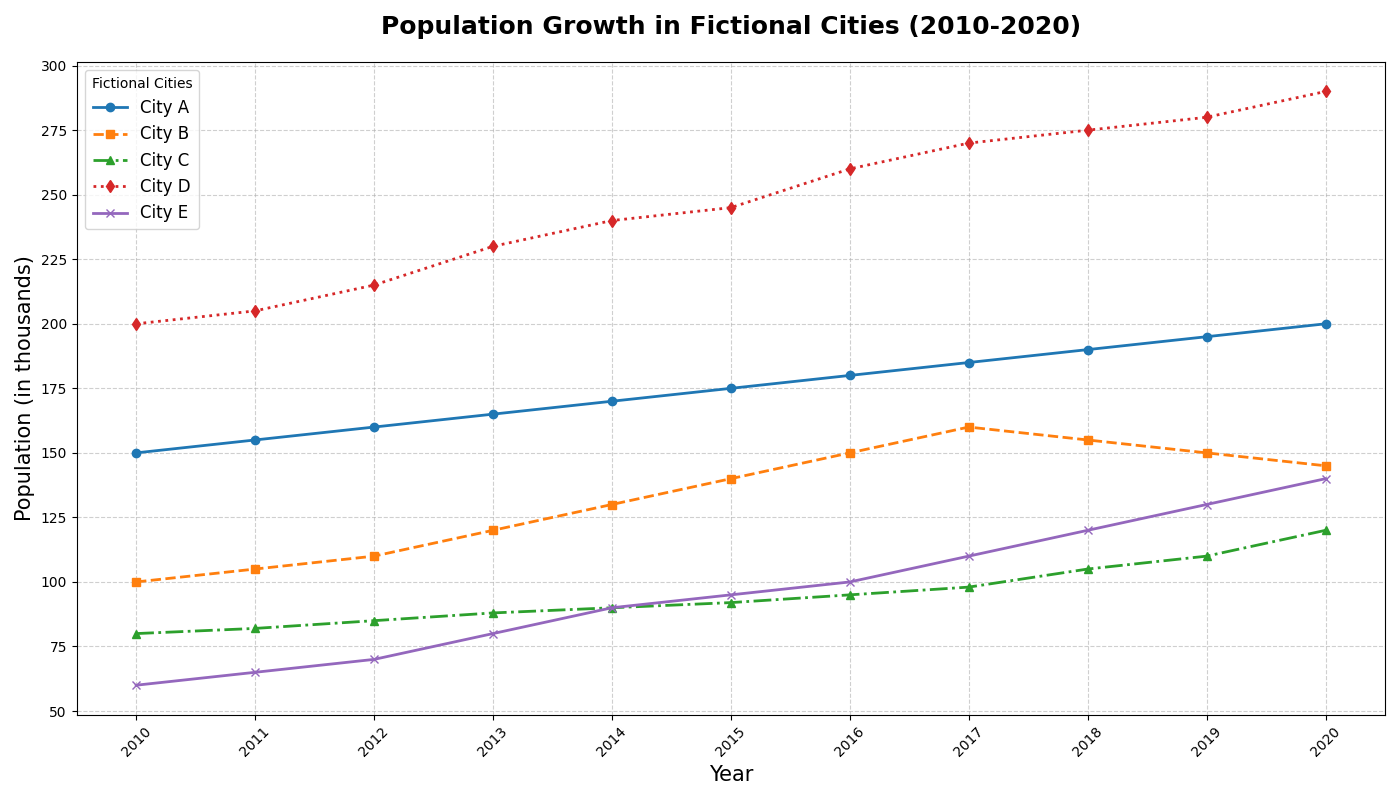

Python code for this plot:
import matplotlib.pyplot as plt
import numpy as np

# Backstory: Tracking the Population Growth in Several Fictional Cities Over a Decade
# The chart will depict the population trends of five different fictional cities from 2010 to 2020.

# Years from 2010 to 2020
years = np.arange(2010, 2021)

# Population data for each fictional city (in thousands)
city_a = [150, 155, 160, 165, 170, 175, 180, 185, 190, 195, 200]
city_b = [100, 105, 110, 120, 130, 140, 150, 160, 155, 150, 145]
city_c = [80, 82, 85, 88, 90, 92, 95, 98, 105, 110, 120]
city_d = [200, 205, 215, 230, 240, 245, 260, 270, 275, 280, 290]
city_e = [60, 65, 70, 80, 90, 95, 100, 110, 120, 130, 140]

# Create the plot
fig, ax = plt.subplots(figsize=(14, 8))

# Plot line charts for each city
ax.plot(years, city_a, marker='o', linestyle='-', linewidth=2, label='City A', color='#1f77b4')
ax.plot(years, city_b, marker='s', linestyle='--', linewidth=2, label='City B', color='#ff7f0e')
ax.plot(years, city_c, marker='^', linestyle='-.', linewidth=2, label='City C', color='#2ca02c')
ax.plot(years, city_d, marker='d', linestyle=':', linewidth=2, label='City D', color='#d62728')
ax.plot(years, city_e, marker='x', linestyle='-', linewidth=2, label='City E', color='#9467bd')

# Title and labels
ax.set_title('Population Growth in Fictional Cities (2010-2020)', fontsize=18, fontweight='bold', pad=20)
ax.set_xlabel('Year', fontsize=15)
ax.set_ylabel('Population (in thousands)', fontsize=15)

# Customize y-ticks
ax.set_yticks(range(50, 301, 25))

# Customize x-ticks
ax.set_xticks(years)
ax.tick_params(axis='x', rotation=45)

# Add grid 
ax.grid(True, linestyle='--', alpha=0.6)

# Add legend
ax.legend(title='Fictional Cities', fontsize=12, loc='upper left')

# Automatically adjust layout
plt.tight_layout()

# Show plot
plt.show()
